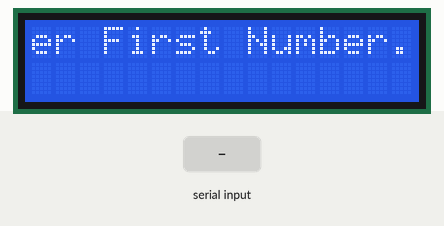
The sketch below on a simulated Arduino Uno, built with avr-gcc and run on an emulated ATmega328P. Parts: 16×2 character LCD. The test bench sets the inputs (shaded band).

Above: at 1.2 s.
1.3 s: "+" received over Serial
At 2.0 s:
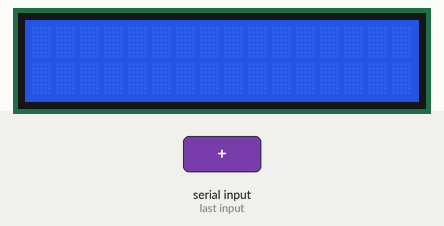
4.3 s: "-" received over Serial
At 6.5 s:
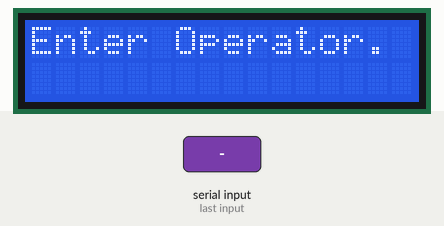
6.8 s: "*" received over Serial
At 8.0 s:
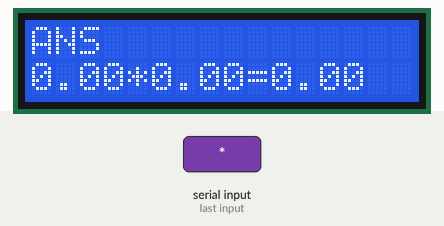
8.3 s: "/" received over Serial
At 9.43 s:
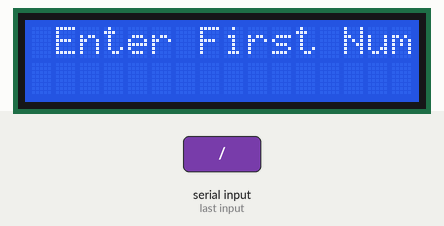
11.3 s: "90/45\n" received over Serial
At 12.47 s:
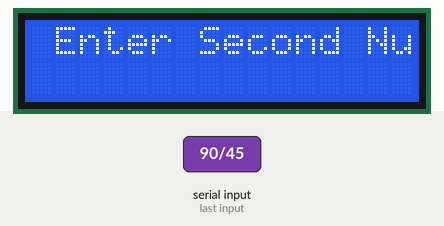
14.3 s: "30/150\n" received over Serial
At 16.8 s:
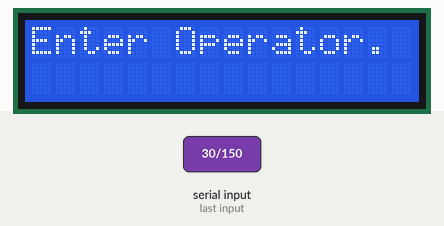
Timing chart, 0 to 17.8 s (numbered marks = the images above; inputs shaded):
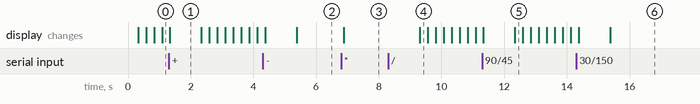

The sketch:

Cal_on_LCD.ino
```cpp
#include <LiquidCrystal.h>

void scroll(String msg, int strln);
void flush();
void diplayMsg(String msg);

int rs = 7;
int en = 8;
int d4 = 9;
int d5 = 10;
int d6 = 11;
int d7 = 12;
int dt = 250;
int count = 0;
int lmc = 0;
int rmc = 0;
int roll_over = 0;
float x;
float y;
float z;
char op;
String msg1 = "  Enter First Number.      ";
String msg2 = "  Enter Second Number.     ";
String msg3 = "Enter Operator.";
String dummy;

LiquidCrystal lcd(rs,en,d4,d5,d6,d7);

void setup() {
  // put your setup code here, to run once:
  lcd.begin(16,2);
  Serial.begin(9600);
}

void loop() {
  // put your main code here, to run repeatedly:
  flush();
  lcd.clear();
  lcd.setCursor(0,0);
  while (Serial.available() == 0) {
    scroll(msg1, msg1.length());
    delay(dt);
    lcd.clear();
  }
  lmc = 0;
  x = Serial.parseFloat();
  flush();

  lcd.clear();
  lcd.setCursor(0,0);
  while (Serial.available() == 0) {
    scroll(msg2, msg2.length());
    delay(dt);
    lcd.clear();
  }
  lmc = 0;

  y = Serial.parseFloat();
  flush();

  lcd.clear();
  lcd.setCursor(0,0);
  lcd.print(msg3);

  while (Serial.available() == 0) {
    scroll(msg3, msg3.length());
    delay(dt);
  }
  lmc = 0;

  op = Serial.read();
  flush();

  if (op == '+') {
    z = x + y;
  }
  if (op == '-') {
    z = x - y;
  }
  if (op == '*') {
    z = x * y;
  }
  if (op == '/') {
    z = x / y;
  }

  lcd.clear();
  lcd.setCursor(0,0);
  lcd.print("ANS");
  lcd.setCursor(0, 1);
  lcd.print(x);
  lcd.print(op);
  lcd.print(y);
  lcd.print("=");
  lcd.print(z);
  while (Serial.available() == 0) {
  }
  flush();
  // dummy = Serial.readString();
}

void scroll(String msg, int strln){
  if (strln > 15) {
    lmc++;
    diplayMsg(msg);
  }
  if (lmc == msg.length()){
    lmc = 0;
  }
}

void flush(){
  while(Serial.available() > 0){
    String t = Serial.readString();
  }
}

void diplayMsg(String msg){
    rmc = lmc + 15;
    if (rmc >= msg.length()) {
      roll_over = rmc - msg.length();
      rmc = msg.length();
    }
    lcd.setCursor(0, 0);
    for (int i = lmc; i <= rmc; i++) {
      if (msg[i] != '\0'){
      lcd.print(msg[i]);
    }
    }
    if (rmc >= msg.length()) {
      for (int i = 0; i <= roll_over; i++) {
        if (msg[i] != '\0'){
        lcd.print(msg[i]);
      }
      }
    }
}
```

Measured:
- after the input at 1.3 s, the display: changes at once (image 1)
- after the input at 4.3 s, the display: first changes after 0.08 s (image 2 shows a later state)
- after the input at 6.8 s, the display: changes after 0.09 s (image 3)
- after the input at 8.3 s, the display: changes after 1.0 s (image 4)
- after the input at 11.3 s, the display: first changes at once (image 5 shows a later state)
- after the input at 14.3 s, the display: first changes after 0.08 s (image 6 shows a later state)
- what the display in image 1 shows lasts 1.0 s, from 1.3 s to 2.3 s
